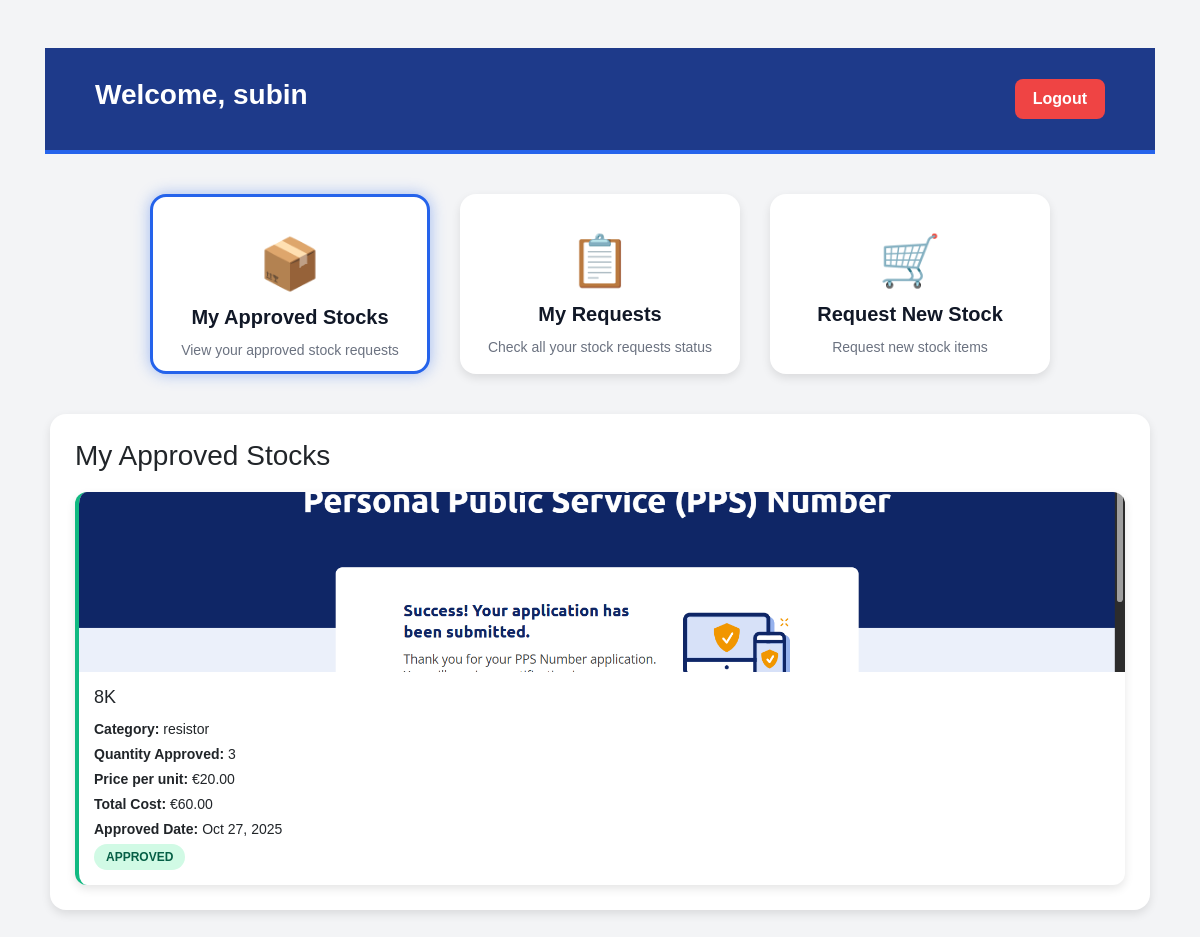
The app's page /customer_dashboard/ (signed in) with its own data.
### requestApp/models.py (models this page shows, shortened)
class StockRequest(models.Model):
    STATUS_CHOICES = [
        ('PENDING', 'Pending'),
        ('APPROVED', 'Approved'),
        ('REJECTED', 'Rejected')
    ]
    customer = models.ForeignKey(Customer, on_delete=models.CASCADE, related_name='requests')
    stock = models.ForeignKey(Stock, on_delete=models.CASCADE)
    quantity = models.PositiveIntegerField()
    status = models.CharField(max_length=10, choices=STATUS_CHOICES, default='PENDING')
    created_at = models.DateTimeField(auto_now_add=True)
    updated_at = models.DateTimeField(auto_now=True)
    admin_note = models.TextField(blank=True)
    @property
    def total_cost(self):
        return self.quantity * self.stock.price

### stockApp/models.py (models this page shows, shortened)
class Stock(models.Model):
    CATEGORY_CHOICES = [
        ('resistor', 'Resistor'),
        ('capacitor', 'Capacitor'),
        ('ic', 'IC'),
        ('transistor', 'Transistor'),
        ('other', 'Other')
    ]
    name = models.CharField(max_length=200)
    category = models.CharField(max_length=50, choices=CATEGORY_CHOICES, default='other')
    quantity = models.PositiveIntegerField(default=0)
    price = models.DecimalField(max_digits=10, decimal_places=2)
    image = models.ImageField(upload_to='stock_images/', blank=True, null=True)
    created_at = models.DateTimeField(auto_now_add=True)

### authenticationDashboardApp/views.py (the view)
# urls.py: path('customer_dashboard/', customer_dashboard, name='customer_dashboard'),
@never_cache
@login_required(login_url='login')
def customer_dashboard(request):
    if request.user.is_superuser:
        messages.error(request, "Admins cannot access customer dashboard.")
        return redirect('admin_dashboard')
    try:
        customer = Customer.objects.get(email=request.user.email)
        approved_requests = StockRequest.objects.filter(
            customer=customer,
            status='APPROVED'
        ).order_by('-created_at')
        user_requests = StockRequest.objects.filter(
            customer=customer
        ).order_by('-created_at')
        available_stocks = Stock.objects.filter(quantity__gt=0)
        context = {
            'approved_requests': approved_requests,
            'user_requests': user_requests,
            'available_stocks': available_stocks,
        }
        return render(request, 'customer_dashboard.html', context)
    except Customer.DoesNotExist:
        messages.error(request, "Customer profile not found.")
        return redirect('login')

### authenticationDashboardApp/templates/customer_dashboard.html (shortened to what this page needs)
{% extends 'base.html' %} {% block content %}
{% load static %}
<div class="dashboard-header">
  <h2>Welcome, {{ user.first_name|default:user.username }}</h2>
  <a href="{% url 'logout' %}" class="logout-btn">Logout</a>
</div>
<div class="dashboard-container">
  <div class="card-box" onclick="showSection('my_stocks')">
    <div class="card-icon">📦</div>
    <div class="card-title">My Approved Stocks</div>
    <div class="card-desc">View your approved stock requests</div>
  </div>
  <div class="card-box" onclick="showSection('my_requests')">
    <div class="card-icon">📋</div>
    <div class="card-title">My Requests</div>
    <div class="card-desc">Check all your stock requests status</div>
  </div>
  <div class="card-box" onclick="showSection('request_stock')">
    <div class="card-icon">🛒</div>
    <div class="card-title">Request New Stock</div>
    <div class="card-desc">Request new stock items</div>
  </div>
</div>
<div id="my_stocks" class="table-section">
  <h3>My Approved Stocks</h3>
  {% if approved_requests %}
  <div class="stock-grid">
    {% for req in approved_requests %}
    <div class="stock-card approved">
      {% if req.stock.image %}
      <img src="{{ req.stock.image.url }}" alt="{{ req.stock.name }}" class="stock-image" />
      {% else %}
      <img src="{% static 'images/noImage.jpg' %}" alt="No image" class="stock-image" />
      {% endif %}
      <div class="stock-info">
        <h5>{{ req.stock.name }}</h5>
        <p><strong>Category:</strong> {{ req.stock.category }}</p>
        <p><strong>Quantity Approved:</strong> {{ req.quantity }}</p>
        <p><strong>Price per unit:</strong> €{{ req.stock.price }}</p>
        <p><strong>Total Cost:</strong> €{{ req.total_cost }}</p>
        <p><strong>Approved Date:</strong> {{ req.updated_at|date:"M d, Y" }}</p>
        <span class="status-badge status-approved">Approved</span>
      </div>
    </div>
    {% endfor %}
  </div>
  {% else %}
  <div class="empty-state">
    <div class="icon">📦</div>
    <h4>No Approved Stocks</h4>
    <p>Your approved stock requests will appear here.</p>
  </div>
  {% endif %}
</div>
{% endblock %}

### authenticationDashboardApp/templates/customer_dashboard.html (style rules this page uses)
body { background-color: #f3f4f6; font-family: "Poppins", sans-serif; }
.dashboard-header { display: flex; justify-content: space-between; align-items: center; padding: 30px 50px; background-color: #1e3a8a; color: #fff; border-bottom: 4px solid #2563eb; }
.dashboard-header h2 { font-size: 28px; font-weight: 700; }
.logout-btn { background: #ef4444; border: none; border-radius: 8px; color: #fff; font-weight: 600; padding: 8px 18px; transition: 0.3s; }
.dashboard-container { max-width: 1200px; margin: 40px auto; display: flex; flex-wrap: wrap; justify-content: center; gap: 30px; }
.card-box { width: 280px; height: 180px; background: #fff; border-radius: 16px; box-shadow: 0 4px 10px rgba(0, 0, 0, 0.1); text-align: center; padding: 30px 20px; transition: all 0.3s ease; cursor: pointer; }
.card-icon { font-size: 50px; color: #2563eb; }
.card-title { font-size: 20px; font-weight: 600; color: #111827; margin-bottom: 8px; }
.card-desc { color: #6b7280; font-size: 14px; }
.stock-grid { display: grid; grid-template-columns: repeat(auto-fit, minmax(280px, 1fr)); gap: 20px; margin-top: 20px; }
.stock-card { background: #fff; border-radius: 12px; box-shadow: 0 4px 10px rgba(0, 0, 0, 0.1); overflow: hidden; transition: transform 0.2s ease; border-left: 4px solid #2563eb; }
.stock-card.approved { border-left-color: #10b981; }
.stock-image { width: 100%; height: 180px; object-fit: cover; }
.stock-info { padding: 15px; }
.stock-info h5 { margin-bottom: 10px; font-size: 18px; }
.stock-info p { margin: 4px 0; font-size: 14px; }
.status-badge { display: inline-block; padding: 4px 12px; border-radius: 20px; font-size: 12px; font-weight: 600; text-transform: uppercase; }
.status-approved { background: #d1fae5; color: #065f46; }
.table-section { max-width: 1100px; margin: 40px auto; background: #fff; border-radius: 16px; padding: 25px; box-shadow: 0 4px 10px rgba(0, 0, 0, 0.1); }
.active-card { border: 3px solid #2563eb; box-shadow: 0 0 15px rgba(37, 99, 235, 0.4); }

### records on screen
StockRequest: stock.image (picture), stock.name "8K", stock.category "resistor", quantity "3", stock.price "20.00", total_cost "60.00", updated_at "Oct 27, 2025"

### other values on screen
{{ user.first_name|default:user.username }} "subin"
